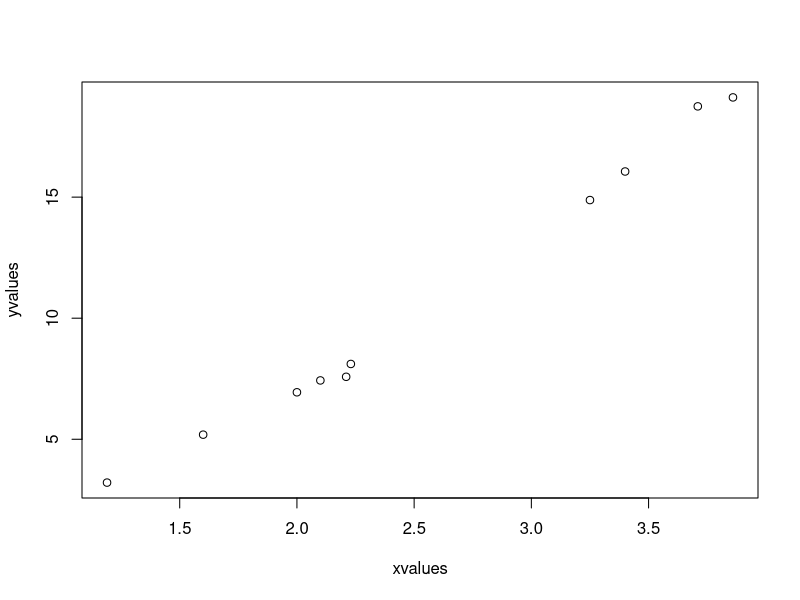
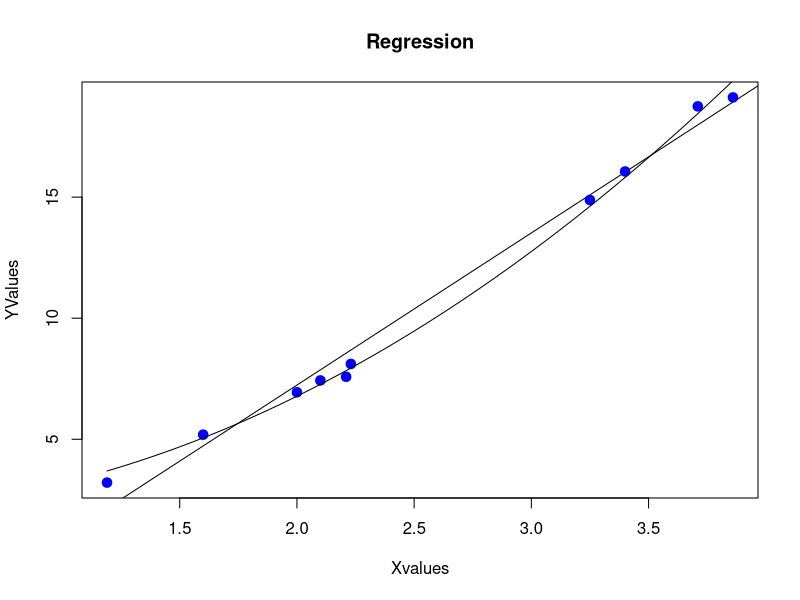

Generate these figures, in order, with R:
#When modeling real world data for regression analysis,
#we observe that it is rarely the case that the equation of the model is a 
#linear equation giving 
#a linear graph. Most of the time, the equation of the model of real world data 
#involves mathematical 
#functions of higher degree like an exponent of 3 or a sin function. In such a scenario, 
#the plot of the model gives a curve rather than a line. The goal of both linear and 
#non-linear regression
#is to adjust the values of the model's parameters to find the line or curve that 
#comes closest to your data.
#On finding these values we will be able to estimate the response variable with good accuracy.

#In Least Square regression, we establish a regression model in which the sum of the squares
#of the vertical distances of different points from the regression curve is minimized. 
#We generally start with a defined model and assume some values for the coefficients. 
#We then apply the nls() function of R to get the more accurate values along with the confidence 
#intervals.

#Syntax
#The basic syntax for creating a nonlinear least square test in R is −

#nls(formula, data, start)
#Following is the description of the parameters used −

#formula is a nonlinear model formula including variables and parameters.

#data is a data frame used to evaluate the variables in the formula.

#start is a named list or named numeric vector of starting estimates.

#Example
#We will consider a nonlinear model with assumption of initial values of its coefficients. Next we will see what is the confidence intervals of these assumed values so that we can judge how well these values fir into the model.

#So let's consider the below equation for this purpose −

#a = b1*x^2+b2
#Let's assume the initial coefficients to be 1 and 3 and fit these values into nls() function.

#Live Demo
xvalues <- c(1.6,2.1,2,2.23,3.71,3.25,3.4,3.86,1.19,2.21)
yvalues <- c(5.19,7.43,6.94,8.11,18.75,14.88,16.06,19.12,3.21,7.58)

# Give the chart file a name.
#png(file = "nls.png")


# Plot these values.
plot(xvalues,yvalues)

#linear Regression
plot(xvalues,yvalues,col = "blue",main = "Regression",
     abline(lm(yvalues~xvalues)),cex = 1.9,pch = 20,xlab = "Xvalues",ylab = "YValues")




# Take the assumed values and fit into the model.
model <- nls(yvalues ~ b1*xvalues^2+b2,start = list(b1 = 10,b2 = 10))
print(summary(model))
# Plot the chart with new data by fitting it to a prediction from 100 data points.
new.data <- data.frame(xvalues = seq(min(xvalues),max(xvalues),len = 100))
print(new.data)
lines(new.data$xvalues,predict(model,newdata = new.data))

# Save the file.
#dev.off()

# Get the sum of the squared residuals.
print(sum(resid(model)^2))

# Get the confidence intervals on the chosen values of the coefficients.
print(confint(model))
#When we execute the above code, it produces the following result −



